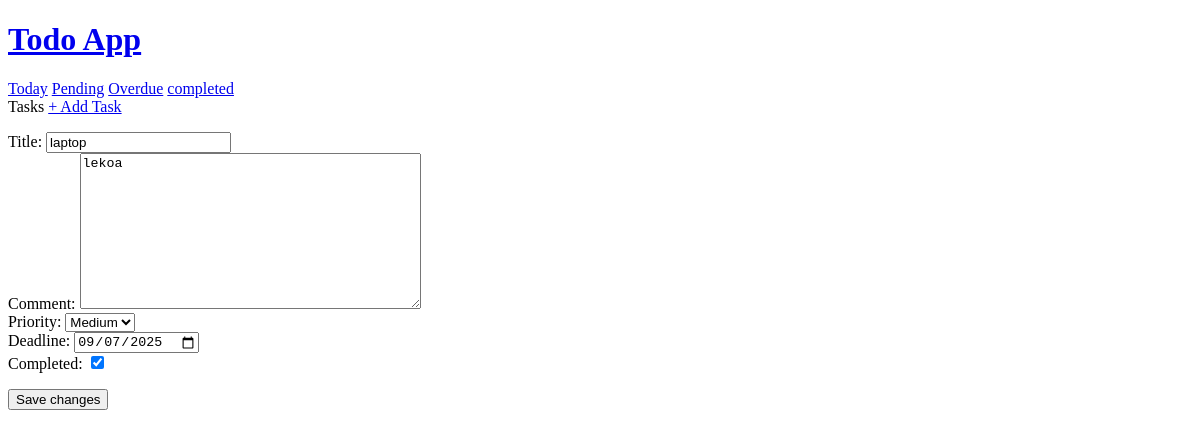
Before: /edit/16 with the older database file.
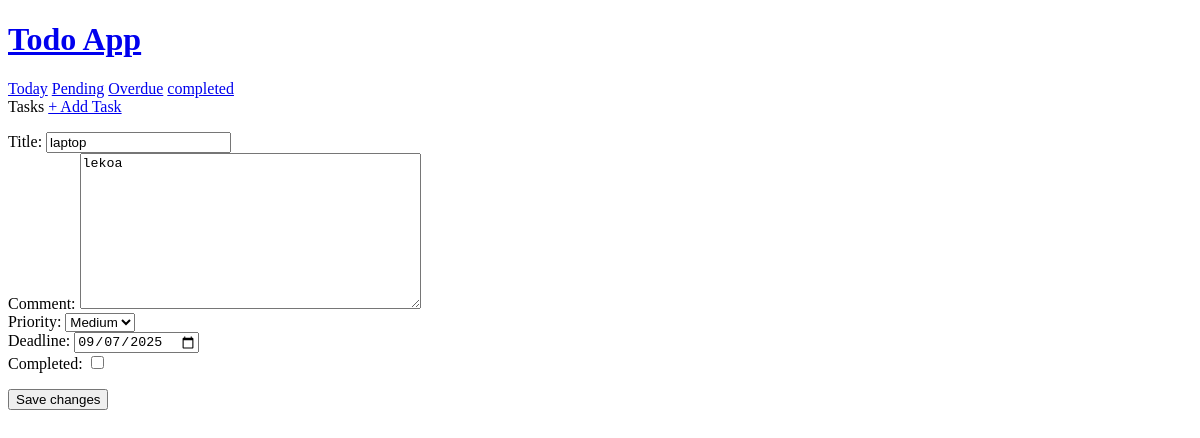
After: the same page with the newer database file.
### todo/models.py (models this page shows, shortened)
class Task(models.Model):
    PRIORITY_CHOICES = [
        ('low', 'Low'),
        ('medium', 'Medium'),
        ('high', 'High'),
    ]
    title = models.CharField(max_length=255)
    comment = models.TextField(blank=True, null=True)
    priority = models.CharField(max_length=10, choices=PRIORITY_CHOICES, default='medium')
    deadline = models.DateTimeField(blank=True, null=True)
    completed = models.BooleanField(default=False)  # ✅ mark if task is done
    created_at = models.DateTimeField(auto_now_add=True)
    updated_at = models.DateTimeField(auto_now=True)
    class Meta:
        ordering = ['-updated_at', '-created_at']

### todo/views.py (the view, shortened to what this page needs)
# urls.py: path('edit/<str:pk>', views.editTask, name='edit-task'),
def editTask(request, pk):
    task = Task.objects.get(id=pk)
    form = TaskForm(instance=task)
    context = {
        'form': form,
    }
    return render(request, 'todo/editTask.html', context)

### todo/forms.py
class TaskForm(forms.ModelForm):
    class Meta:
        model = Task
        fields = ['title', 'comment', 'priority', 'deadline', 'completed']
        widgets = {
            'deadline': forms.DateInput(attrs={'type': 'date'}),
        }

### todo/templates/todo/editTask.html (shortened to what this page needs)
{% extends 'main.html' %} {% block content %}
<!DOCTYPE html>
<html lang="en">
  <head>
  </head>
  <body>
    <div>
      <form action="" method="POST">
        <p>{{form}}</p>
        <button type="submit">Save changes</button>
      </form>
    </div>
  </body>
</html>
{% endblock %}

Changed rows visible on the page:
changed Task "laptop": completed "☑" → "☐"
